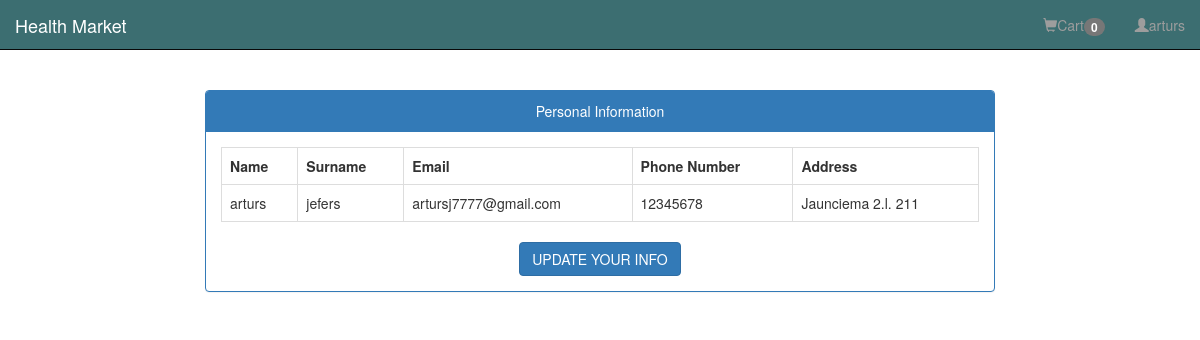
Page /userinfo.php (signed in) on the committed database.
### tables this page shows
CREATE TABLE `users` (
  `user_id` int(10) NOT NULL,
  `name` varchar(20) NOT NULL,
  `surname` varchar(20) NOT NULL,
  `email` varchar(30) NOT NULL,
  `password` varchar(100) NOT NULL,
  `phone_nr` int(8) NOT NULL,
  `address` varchar(50) NOT NULL
);

### userinfo.php (the view, shortened to what this page needs)
<!DOCTYPE html>
<html>
	<head>
		<link rel="stylesheet" href="css/bootstrap.min.css"/>
	</head>
<body>
<div class="navbar navbar-inverse navbar-fixed-top" style="background-color: #3C6E71; height: 50px;">
		<div class="container-fluid">
			<div class="navbar-header">
				<a href="profile.php" class="navbar-brand">Health Market</a>
			</div>
		<div class="collapse navbar-collapse" id="collapse">
			<ul class="nav navbar-nav navbar-right">
				<li><a href="#" id="cart_container" class="dropdown-toggle" data-toggle="dropdown"><span class="glyphicon glyphicon-shopping-cart"></span>Cart<span class="badge">0</span></a>
				</li>
				<li><a href="#" class="dropdown-toggle" data-toggle="dropdown"><span class="glyphicon glyphicon-user"></span><?php echo "".$_SESSION["name"]; ?></a>
				</li>
			</ul>
		</div>
	</div>
	</div>
	<p><br/></p>
	<p><br/></p>
	<p><br/></p>
	<div class="row">
			<div class="col-md-2"></div>
			<div class="col-md-8">
				<div class="panel panel-primary">
					<div class="panel-heading text-center">Personal Information</div>
					<div class="panel-body">
					<table cellpadding="2" cellspacing="2" border="2" class="table table-bordered">
						<tr>
						<th>Name</th>
						<th>Surname</th>
						<th>Email</th>
						<th>Phone Number</th>
						<th>Address</th>
						<?php
						require 'db.php';
						$data = mysqli_query($con,"Select * from users where user_id = '$_SESSION[uid]'");
						while($row = mysqli_fetch_array($data)) {?>
						<tr>
						<td><?php echo  $row['name'];?></td>
						<td><?PHP echo  $row['surname']; ?></td>
						<td><?php echo  $row['email'];?></td>
						<td><?PHP echo  $row['phone_nr']; ?></td>
						<td><?PHP echo  $row['address']; ?></td>
						</tr>
						<?php } ?>
						</table>
					<div align="center">
						<a href="updateuserinfo.php" class="btn btn-primary" >
						UPDATE YOUR	 INFO</br></a>
					</div>
					</div>
					</div>
	</body>
</html>

### rows in the picture
users: name "arturs", surname "jefers", email "artursj7777@gmail.com", phone_nr "12345678", address "Jaunciema 2.l. 211"

### other values in the picture
$_SESSION["name"] "arturs"
